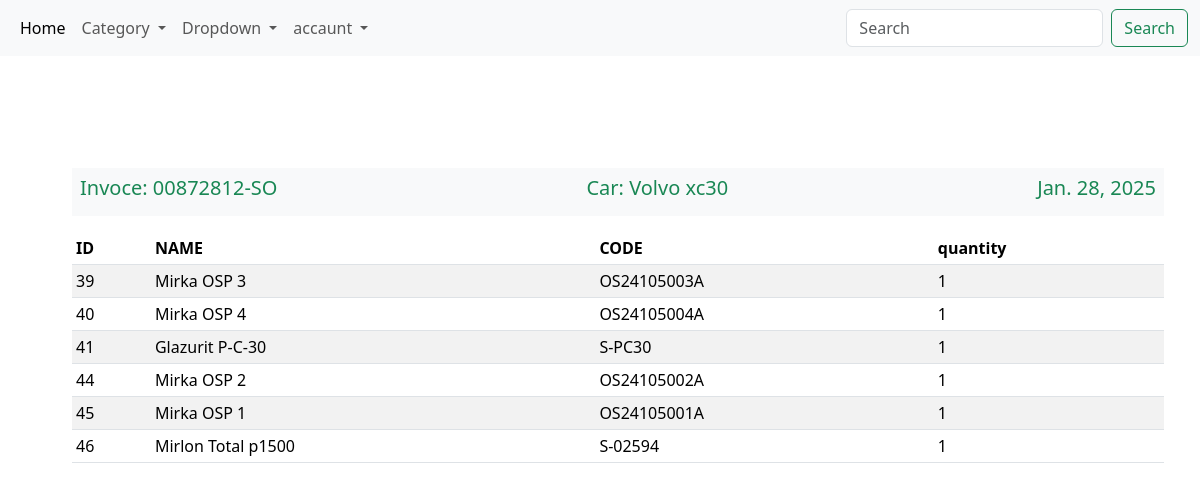
Page /order/order-item/1/ on the earlier database version.
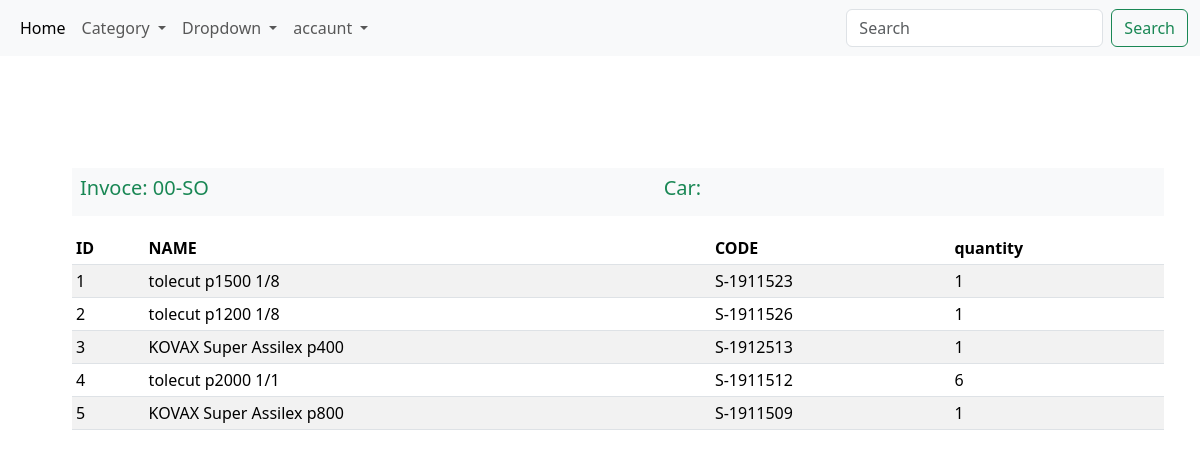
Same page on the later database version.
### order/models.py (models this page shows, shortened)
class OrderHead(models.Model):
    date = models.DateField(auto_now_add=True, verbose_name='Дата', null=True, blank=True)
    invoce = models.CharField(max_length=50, verbose_name='Інвойс' , null=True, blank=True)
    car_brand = models.CharField(max_length=50, verbose_name='Марка',   null=True, blank=True)
    car_model = models.CharField(max_length=50, verbose_name='Модель',  null=True, blank=True)
    color = models.CharField(max_length=50, verbose_name='Колір',  null=True, blank=True)
    class Meta:
        verbose_name = 'шапка замовлення '
        verbose_name_plural = 'шапка замовлень'

class Order(models.Model):
    user = models.CharField(max_length=50, verbose_name='Користувач', null=True, blank=True)
    product = models.CharField(max_length=50, verbose_name='Продукт', null=True, blank=True)
    serial = models.CharField(max_length=50, verbose_name='Номер', null=True, blank=True)
    quantity = models.IntegerField(default=0, null=True, blank=True, verbose_name='Кількість')
    invoce = models.CharField(max_length=50, verbose_name='Інвойс', null=True, blank=True)
    car_brand = models.CharField(max_length=50, verbose_name='Марка', null=True, blank=True)
    car_model = models.CharField(max_length=50, verbose_name='Модель', null=True, blank=True)
    color = models.CharField(max_length=50, verbose_name='Колір', null=True, blank=True)
    create_time_stamp = models.DateTimeField(auto_now_add=True, verbose_name='Дата', null=True, blank=True)
    class Meta:
        verbose_name = 'Замовлення'
        verbose_name_plural = 'Замовлення'

### order/views.py (the view)
# urls.py: path('order-item/<int:id>/', views.orderItem, name='order_item'),
def orderItem(request, id):
    orderItem = Order.objects.all()
    order_title = OrderHead.objects.all()
    for i in order_title:
        if i.id == id:
            order_title = i
    context = {
        'title': 'Product List',
        "orderItem": orderItem,
        "id": id,
        "order_title": order_title
    }
    return render(request, 'order/order_item.html', context)

### goods/templatetags/goods_tags.py (called while the page is built)
@register.simple_tag()
def tag_categories():
    return Categories.objects.all()

### order/templates/order/order_item.html
{% extends "base.html" %}
{% load static %}
{% block content %}
<div class="container px-4 p-5 m-5">
    <dir class="bg-light p-2 list-inline d-flex justify-content-between">
        <h5 class="text-success list-inline-item">Invoce: 00{{order_title.invoce}}-SO</h5>
        <h5 class="text-success list-inline-item">Car: {{order_title.car_brand}} {{order_title.car_model}}</h5>
        <h5 class="text-success list-inline-item">{{order_title.date}}</h5>
    </dir>
    <div class="table-responsive">
        <table class="table table-striped table-sm">
          <thead>
            <tr>
              <th scope="col">ID</th>
              <th scope="col">NAME</th>
              <th scope="col">CODE</th>
              <th scope="col">quantity</th>
            </tr>
          </thead>
          <tbody>
            {% for item in orderItem %}
            <tr>
              <td>{{item.id}}</td>
              <td>{{item.product}}</td>
              <td>{{item.serial}}</td>
              <td>{{item.quantity}}</td>
            </tr>
            {% endfor %}
          </tbody>
        </table>
    </div>
  </div>
{% endblock content %}

Differences in the rows shown:
removed OrderHead: invoce "872812", car_brand "Volvo", car_model "xc30", date "Jan. 28, 2025"
removed Order: id "39", product "Mirka OSP 3", serial "OS24105003A", quantity "1"
removed Order: id "40", product "Mirka OSP 4", serial "OS24105004A", quantity "1"
removed Order: id "41", product "Glazurit Р-С-30", serial "S-PC30", quantity "1"
removed Order: id "44", product "Mirka OSP 2", serial "OS24105002A", quantity "1"
removed Order: id "45", product "Mirka OSP 1", serial "OS24105001A", quantity "1"
removed Order: id "46", product "Mirlon Total p1500", serial "S-02594", quantity "1"
added Order: id "1", product "tolecut p1500 1/8", serial "S-1911523", quantity "1"
added Order: id "2", product "tolecut p1200 1/8", serial "S-1911526", quantity "1"
added Order: id "3", product "KOVAX Super Assilex p400", serial "S-1912513", quantity "1"
added Order: id "4", product "tolecut p2000 1/1", serial "S-1911512", quantity "6"
added Order: id "5", product "KOVAX Super Assilex p800", serial "S-1911509", quantity "1"
